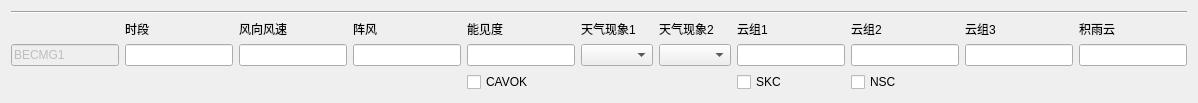
    <widget class="QFrame" name="becmg1_frame">
     <layout class="QVBoxLayout" name="becmg1">
      <item>
       <layout class="QGridLayout" name="becmg1_layout">
        <item row="3" column="13">
         <widget class="QLineEdit" name="becmg1_cb"/>
        </item>
        <item row="1" column="11">
         <widget class="QLabel" name="becmg1_cloud2_label">
          <property name="text">
           <string>云组2</string>
          </property>
          <property name="buddy">
           <cstring>becmg1_cloud2</cstring>
          </property>
         </widget>
        </item>
        <item row="1" column="12">
         <widget class="QLabel" name="becmg1_cloud3_label">
          <property name="text">
           <string>云组3</string>
          </property>
          <property name="buddy">
           <cstring>becmg1_cloud3</cstring>
          </property>
         </widget>
        </item>
        <item row="1" column="5">
         <widget class="QLabel" name="becmg1_wind_label">
          <property name="text">
           <string>风向风速</string>
          </property>
          <property name="buddy">
           <cstring>becmg1_wind</cstring>
          </property>
         </widget>
        </item>
        <item row="3" column="4">
         <widget class="QLineEdit" name="becmg1_period"/>
        </item>
        <item row="1" column="6">
         <widget class="QLabel" name="becmg1_gust_label">
          <property name="text">
           <string>阵风</string>
          </property>
          <property name="buddy">
           <cstring>becmg1_gust</cstring>
          </property>
         </widget>
        </item>
        <item row="1" column="4">
         <widget class="QLabel" name="becmg1_period_label">
          <property name="text">
           <string>时段</string>
          </property>
          <property name="buddy">
           <cstring>becmg1_period</cstring>
          </property>
         </widget>
        </item>
        <item row="1" column="7">
         <widget class="QLabel" name="becmg1_vis_label">
          <property name="text">
           <string>能见度</string>
          </property>
          <property name="buddy">
           <cstring>becmg1_vis</cstring>
          </property>
         </widget>
        </item>
        <item row="1" column="9">
         <widget class="QLabel" name="becmg1_weather2_label">
          <property name="text">
           <string>天气现象2</string>
          </property>
          <property name="buddy">
           <cstring>becmg1_weather2</cstring>
          </property>
         </widget>
        </item>
        <item row="3" column="10">
         <widget class="QLineEdit" name="becmg1_cloud1"/>
        </item>
        <item row="3" column="7">
         <widget class="QLineEdit" name="becmg1_vis"/>
        </item>
        <item row="3" column="5">
         <widget class="QLineEdit" name="becmg1_wind"/>
        </item>
        <item row="3" column="3">
         <widget class="QLineEdit" name="becmg1_title">
          <property name="enabled">
           <bool>false</bool>
          </property>
          <property name="text">
           <string>BECMG1</string>
          </property>
         </widget>
        </item>
        <item row="3" column="8">
         <widget class="QComboBox" name="becmg1_weather1"/>
        </item>
        <item row="0" column="3" colspan="11">
         <widget class="Line" name="becmg1_line">
          <property name="orientation">
           <enum>Qt::Horizontal</enum>
          </property>
         </widget>
        </item>
        <item row="3" column="9">
         <widget class="QComboBox" name="becmg1_weather2"/>
        </item>
        <item row="1" column="8">
         <widget class="QLabel" name="becmg1_weather1_label">
          <property name="text">
           <string>天气现象1</string>
          </property>
          <property name="buddy">
           <cstring>becmg1_weather1</cstring>
          </property>
         </widget>
        </item>
        <item row="1" column="13">
         <widget class="QLabel" name="becmg1_cb_label">
          <property name="text">
           <string>积雨云</string>
          </property>
          <property name="buddy">
           <cstring>becmg1_cb</cstring>
          </property>
         </widget>
        </item>
        <item row="3" column="6">
         <widget class="QLineEdit" name="becmg1_gust"/>
        </item>
        <item row="3" column="11">
         <widget class="QLineEdit" name="becmg1_cloud2"/>
        </item>
        <item row="3" column="12">
         <widget class="QLineEdit" name="becmg1_cloud3"/>
        </item>
        <item row="1" column="10">
         <widget class="QLabel" name="becmg1_cloud1_label">
          <property name="text">
           <string>云组1</string>
          </property>
          <property name="buddy">
           <cstring>becmg1_cloud1</cstring>
          </property>
         </widget>
        </item>
        <item row="4" column="7">
         <widget class="QCheckBox" name="becmg1_cavok">
          <property name="text">
           <string>CAVOK</string>
          </property>
         </widget>
        </item>
        <item row="4" column="10">
         <widget class="QCheckBox" name="becmg1_skc">
          <property name="text">
           <string>SKC</string>
          </property>
         </widget>
        </item>
        <item row="4" column="11">
         <widget class="QCheckBox" name="becmg1_nsc">
          <property name="text">
           <string>NSC</string>
          </property>
         </widget>
        </item>
       </layout>
      </item>
     </layout>
    </widget>
